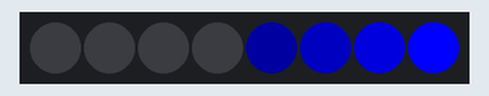
A sketch run on a simulated Arduino Uno, built with avr-gcc and run on an emulated ATmega328P. On the bench: 8 RGB LEDs in strip order, left to right.

Above: at 0.75 s.
At 5.78 s:
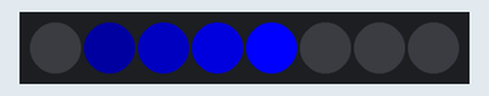
At 10.41 s:
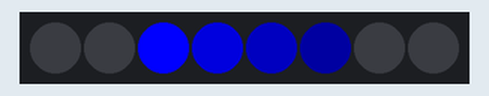
At 20.16 s:
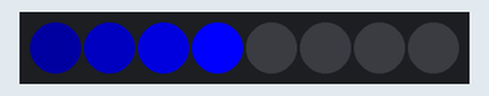
At 30.12 s:
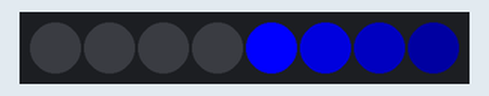
At 39.67 s:
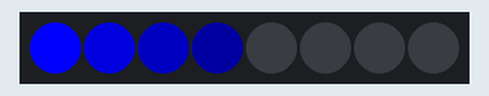
Timing chart, 0 to 40.0 s (numbered marks = the images above):
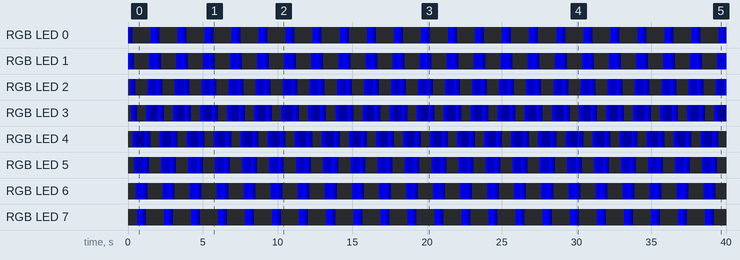

The sketch:

NeoPixelFadeChase.ino
```cpp
/*
  This sketch makes neoPixels chase, with a fading trail.
  The trail changes directions with the chasing pixel.

  created 28 March 2016
  by Tom Igoe
*/
#include <Adafruit_NeoPixel.h>

const int neoPixelPin = 6;  // control pin
const int numPixels = 8;    // number of pixels

// set up strip:
Adafruit_NeoPixel strip = Adafruit_NeoPixel(numPixels, neoPixelPin, NEO_GRB + NEO_KHZ800);

unsigned long trailColor[numPixels];  // array of colors for the trail
int currentPixel = 0;                 // the current pixel
int trailingPixel = numPixels;        // the final trailing pixel
int trailDirection = 1;               // direction of the trail

void setup()  {
  // set the trail colors:
  trailColor[0] = 0x0000FF;
  trailColor[1] = 0x000099;
  trailColor[2] = 0x000055;
  trailColor[3] = 0x000022;
  // fill the rest with zeroes:
  for (int p = 4; p < numPixels; p++) {
    trailColor[p] = 0;
  }

  strip.begin();  // initialize pixel strip
  strip.clear();  // turn off pixels
  strip.show();   // refresh the strip
}

void loop() {
  // increment the current pixel number:
  currentPixel += trailDirection;

  // if the current pixel is at either end of the strip,
  // reverse the direction of counting:
  if (currentPixel < 0 || currentPixel >= numPixels) {
    trailDirection = -trailDirection;
  }

  // set the current pixel:
  strip.setPixelColor(currentPixel, trailColor[currentPixel]);

  // copy the current pixel number for setting the trail:
  trailingPixel = currentPixel;

  // while the trailing pixel number is still in range:
  while (trailingPixel < numPixels && trailingPixel >= 0) {
    // color number is the distance from current pixel in either direction:
    int colorNum = abs(currentPixel - trailingPixel);
    // set the color:
    strip.setPixelColor(trailingPixel, trailColor[colorNum]);
    // move to the next trailing pixel:
    trailingPixel -= trailDirection;
  }

  // update the strip:
  strip.show();
  // delay 0.1 seconds:
  delay(100);
}
```

Measured:
- by itself, RGB LED 0: repeats every 1.8 s: RGB(0, 0, 85) 0.10 s, RGB(0, 0, 34) 0.10 s, off 1.2 s, RGB(0, 0, 255) 0.30 s, RGB(0, 0, 153) 0.10 s
- by itself, RGB LED 7: repeats every 1.8 s: RGB(0, 0, 153) 0.10 s, RGB(0, 0, 85) 0.10 s, RGB(0, 0, 34) 0.10 s, off 1.2 s, RGB(0, 0, 255) 0.30 s
- by itself, RGB LED 1: repeats every 1.8 s: RGB(0, 0, 153) 0.10 s, RGB(0, 0, 85) 0.10 s, RGB(0, 0, 34) 0.10 s, off 1.0 s, RGB(0, 0, 255) 0.10 s, RGB(0, 0, 153) 0.30 s, RGB(0, 0, 255) 0.10 s
- by itself, RGB LED 6: repeats every 1.8 s: RGB(0, 0, 153) 0.30 s, RGB(0, 0, 255) 0.10 s, RGB(0, 0, 153) 0.10 s, RGB(0, 0, 85) 0.10 s, RGB(0, 0, 34) 0.10 s, off 1.0 s, RGB(0, 0, 255) 0.10 s
